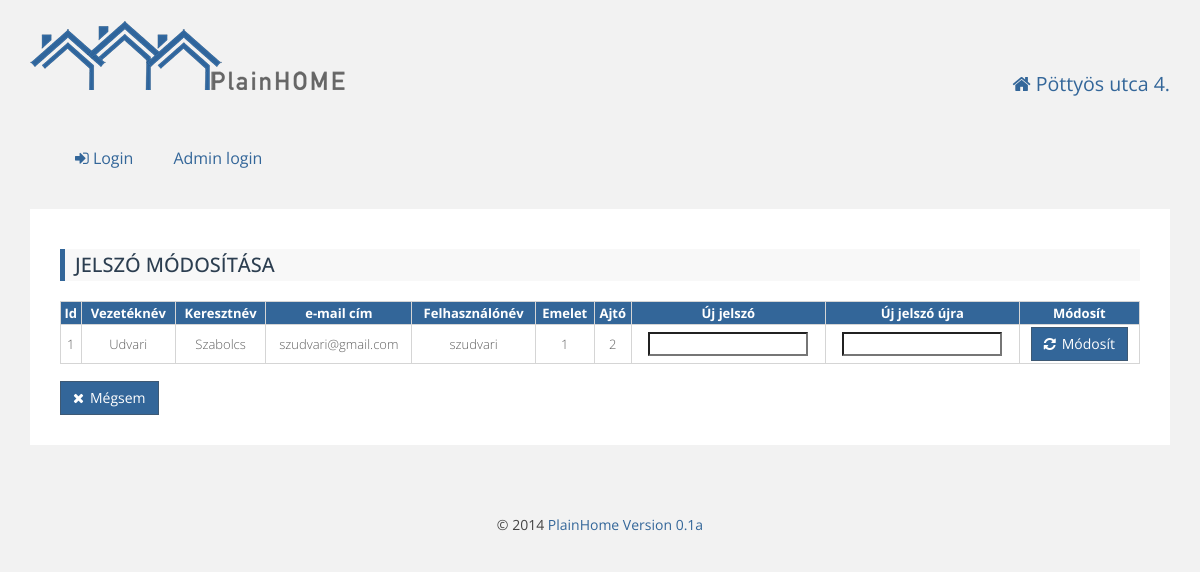
The page /update_upassword.php?uid=1 on the database its author committed.
### tables this page shows
CREATE TABLE `residents` (
  `id` int(11) NOT NULL AUTO_INCREMENT,
  `firstname` varchar(100) NOT NULL,
  `lastname` varchar(100) NOT NULL,
  `email` varchar(100) NOT NULL,
  `username` varchar(25) NOT NULL,
  `password` varchar(512) NOT NULL,
  `depositid` int(11) NOT NULL,
  `active` int(11) NOT NULL DEFAULT '1',
  `admin` int(11) NOT NULL DEFAULT '0',
  PRIMARY KEY (`id`),
  UNIQUE KEY `deposit_id` (`depositid`),
  UNIQUE KEY `e-mail` (`email`)
);

CREATE TABLE `deposits` (
  `id` int(11) NOT NULL AUTO_INCREMENT,
  `floor` varchar(5) NOT NULL,
  `door` varchar(4) NOT NULL,
  `area` double NOT NULL,
  `garage_area` double NOT NULL DEFAULT '0',
  `residents_no` int(11) NOT NULL,
  `area_ratio` double NOT NULL,
  `garage_area_ratio` double NOT NULL DEFAULT '0',
  `watermeter` tinyint(1) NOT NULL,
  `resident_name` text NOT NULL,
  PRIMARY KEY (`id`)
);

### db.php (called while the page is built, shortened)
<?php
function getUserData($id) {
    $sql = "SELECT `residents`.`id`,`residents`.`firstname`,`residents`.`lastname`,"
            . "`residents`.`email`,`residents`.`username`,`deposits`.`floor`,"
            . "`deposits`.`door` FROM residents LEFT JOIN `deposits` "
            . "ON `residents`.`depositid` = `deposits`.`id` WHERE `residents`.`id` = $id;";
    $result = mysql_query($sql);
    $array = array();
    while ($row = mysql_fetch_assoc($result)) {
        $array = $row;
    }
    return $array;
}

### update_upassword.php (the view, shortened to what this page needs)
<?php
include_once 'db.php';
include_once 'html.php';
$id = $_GET["uid"];
$user = getUserData($id);
$action = $_SERVER["PHP_SELF"] . "?uid=$id";
echo <<<EOT
   <div class="content">
   <h3 class="primary"> Jelszó módosítása </h3>
   <form method="post" action="$action">
   <table id="responsiveTable" class="large-only" cellspacing="0">
    <tr align="left" class="primary">
    <th>Id</név>
    <th>Vezetéknév</th>
    <th>Keresztnév</th>
    <th>e-mail cím</th>
    <th>Felhasználónév</th>
    <th>Emelet</név>
    <th>Ajtó</név>
    <th>Új jelszó</th>
    <th>Új jelszó újra</th>
    <th>Módosít</th>
    </tr>
    <tbody>
    <tr>
    <td>{$user['id']}</td>
    <td>{$user['firstname']}</td>
    <td>{$user['lastname']}</td>
    <td>{$user['email']}</td>
    <td>{$user['username']}</td>
    <td>{$user['floor']}</td>
    <td>{$user['door']}</td>
    <td><input type="password" name="pass1"></td>
    <td><input type="password" name="pass2"></td>
    <td><button type="input" name="submit" value="módosít" class="btn btn-success btn-icon"><i class="fa fa-refresh"></i>Módosít</button></td>
    </tr>
    </tbody>
    </table>
    </form>
    <div class="buttons">
    <a href="allresidents.php"><button type="input" class="btn btn-success btn-icon"><i class="fa fa-times"></i>Mégsem</button></a>
    </div>
    </div>
EOT;

### css/style.css (style rules this page uses)
body { background: #f2f2f2; color: #444444; font-family: "Open Sans",sans-serif; font-size: 14px; line-height: 1.42857; }
h1, h2, h3, h4, h5, h6, .h1, .h2, .h3, .h4, .h5, .h6 { font-family: "Open Sans", sans-serif; color: #999999; line-height: 1.1; padding: 2px 0; margin-top: 10px; margin-bottom: 20px; }
h3.primary { background: #f8f8f8; padding: 5px 10px 5px 10px; color: #2c3e50; border-left: 5px solid #336699; font-size: 20px; text-transform: uppercase; }
.container .content { padding: 30px; border-radius: 0; background-color: #ffffff; color: #606060; font-size: 1.2em; font-weight: 200; line-height: 1.4; margin-bottom: 30px; }
.btn { display: inline-block; padding: 6px 12px; margin-bottom: 0; font-size: 14px; font-weight: normal; line-height: 1.428571429; text-align: center; white-space: nowrap; vertical-align: middle; cursor: pointer; border: 1px solid transparent; border-radius: 0; -webkit-user-select: none; -moz-user-select: none; -ms-user-select: none; -o-user-select: none; user-select: none; }
.btn-icon i { margin-right: 6px; }
.btn-success { color: #ffffff; background-color: #336699; border-color: #3e5974; }

### css/plainhome.css (style rules this page uses)
body { padding: 20px 30px; }
a { color: #336699; text-decoration: none; }
table { border-collapse: collapse; border-spacing: 0; width: 100%; margin: 1em 0; //table-layout: fixed; }
tr { border-bottom: 1px solid #d5d5d5; }
th { background: #f5f5f5; color: #444; //font-weight: bold; border-top: 1px solid #d5d5d5; }
th:first-of-type { border-left: 1px solid #d5d5d5; }
th { border-right: 1px solid #d5d5d5; }
td, th { padding: 2px; text-align: center; font-size: 13px; }
td:first-of-type { border-left: 1px solid #d5d5d5; }
td { border-right: 1px solid #d5d5d5; }
.primary th { background: #336699; color: #ffffff; }

### rows shown on the page
residents: id "1", firstname "Udvari", lastname "Szabolcs", email "szudvari@gmail.com", username "szudvari", depositid.floor "1", depositid.door "2"

### other values the page prints
$house['name'] "Pöttyös utca 4."
